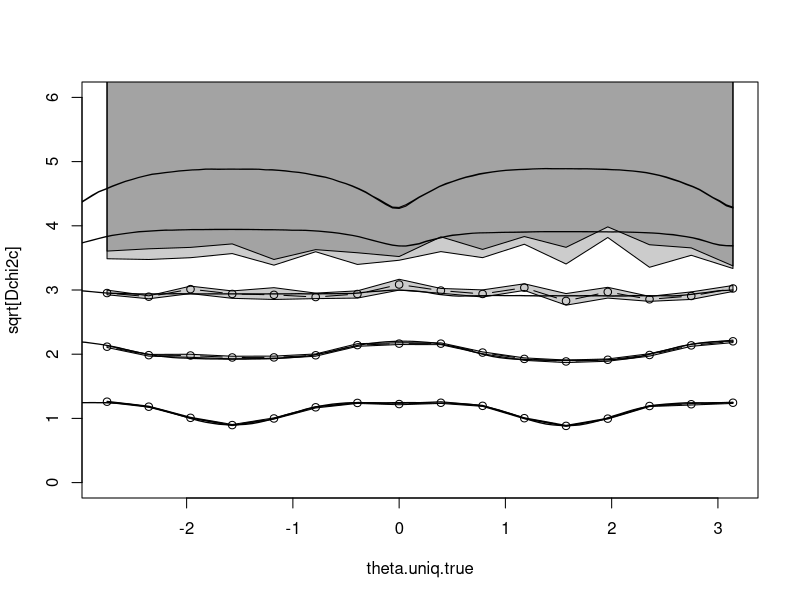
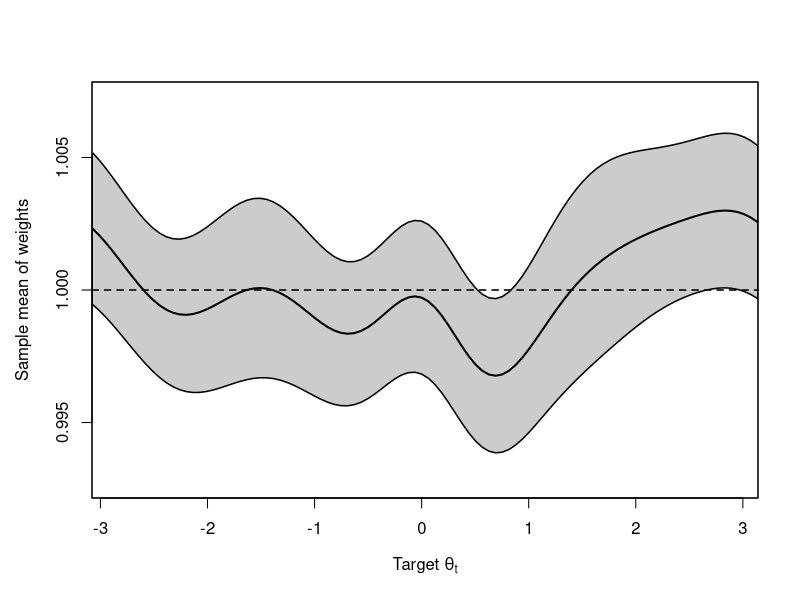
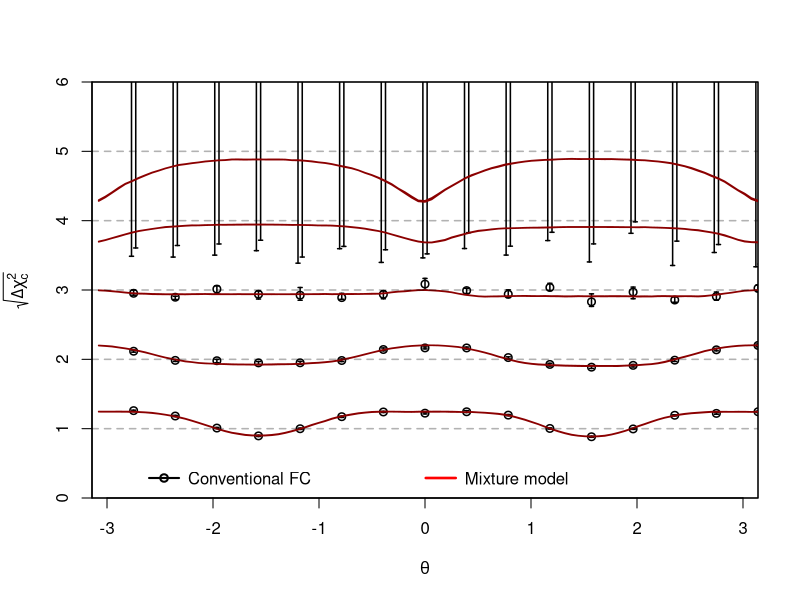
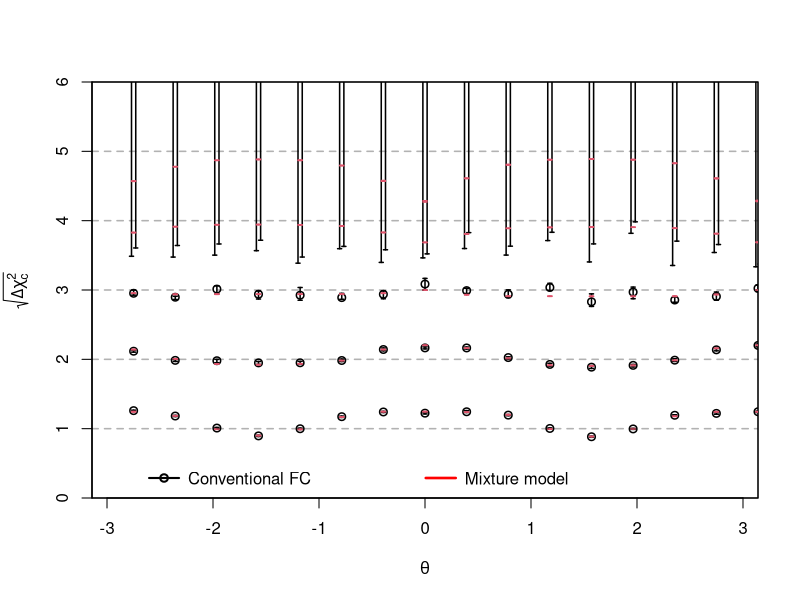
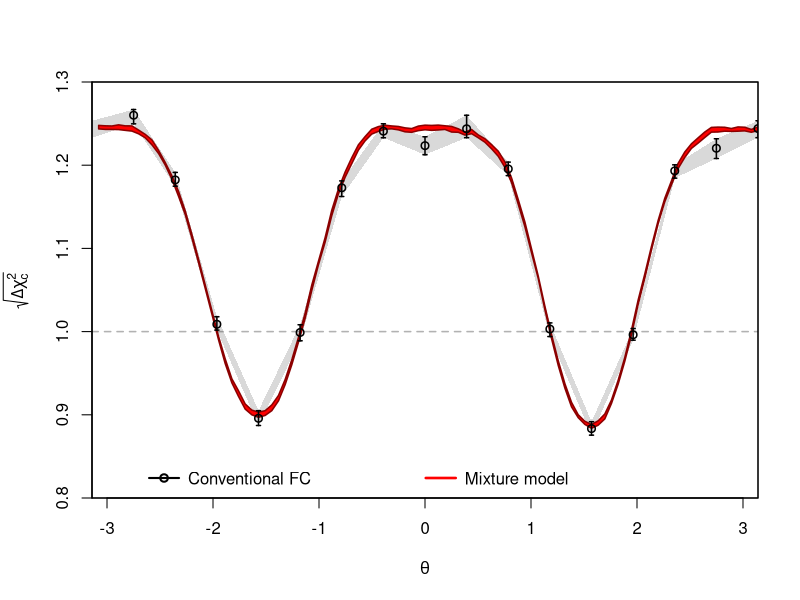
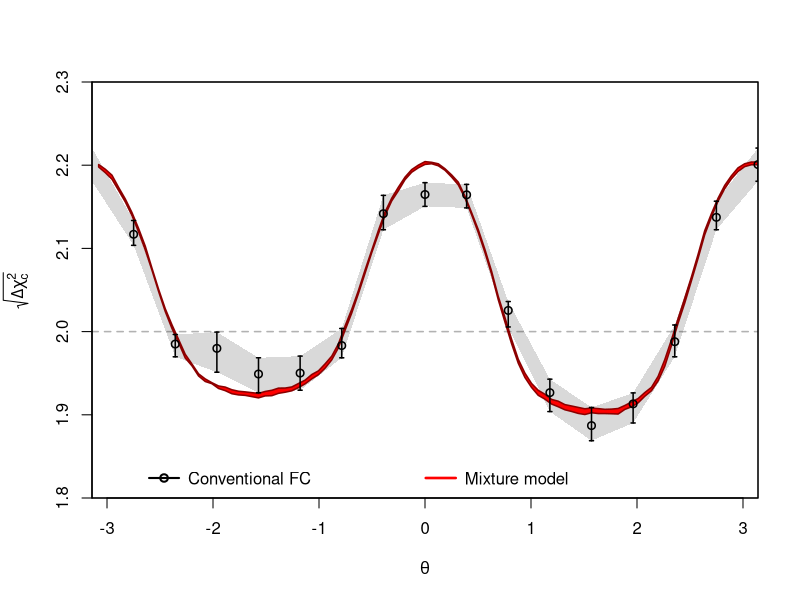
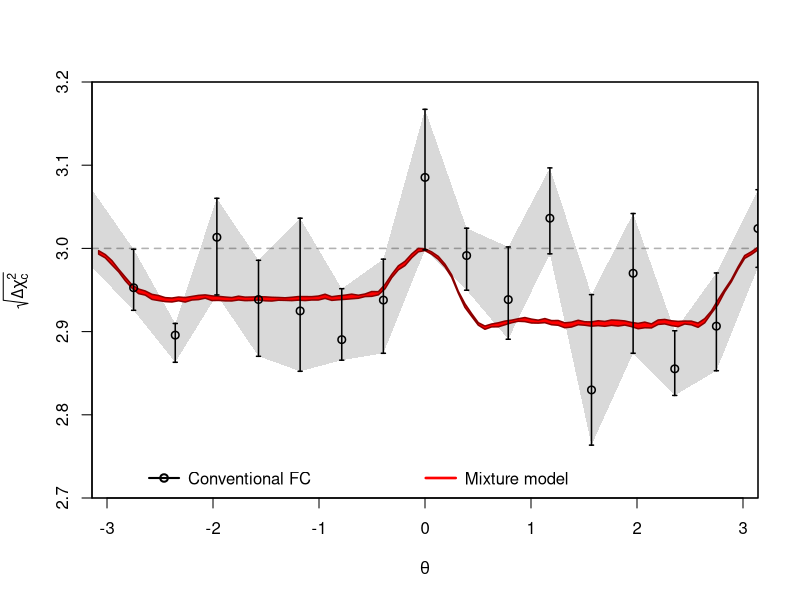
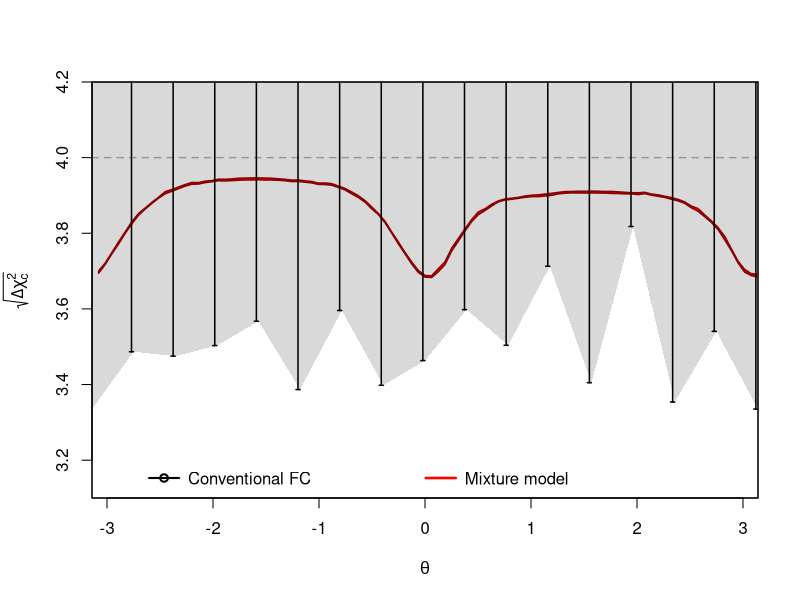

These figures' R source, in order:
set.seed(1387517)

Ntrue = 16
theta.uniq.true = seq(-pi,pi,length=Ntrue+1)[-1]

Ntoys.per.true = 10000
Ntoys = Ntrue*Ntoys.per.true
theta.true = array(theta.uniq.true, Ntoys) # [Ntoys] but can reshape to [Ntrue,Ntoys.per.true]

# needs adjustment
epsilon.plot = 0.3

setwd(sprintf("20220528-mixturepaper-expfamily_rsrc/20230311-01-T2K-%dtrue-%dtoys", Ntrue, Ntoys.per.true))

get.lambda = function(theta) {
  B = 10
  Ntheta = length(theta)
  b = rep(seq(B), Ntheta)
  theta = rep(theta, each=B)
  A = 40.
  J = -1/4
  f = 1.
  epsilon = (b - (B+1)/2.) / B
  P = 0.25 * (1. - epsilon*epsilon)
  return(array(A * P * (1 + J * sin(theta + f*epsilon)), c(B,Ntheta)))
}

# observations
Nnu = length(get.lambda(0.))

lambda.true = get.lambda(theta.true)
nu.toy = array(rpois(Nnu*Ntoys, lambda.true), c(Nnu,Ntoys))

# now compute the chi2 at each POI value
Nfit = 100
theta.fit = seq(-pi,pi,length=Nfit+1)[-1]
lambda.fit = array(get.lambda(theta.fit), c(Nnu,Nfit))

get.chi2.pertoy = function(nu.toy, lambda.toy) {
  # @param  nu.toy [Nnu,Ntoys]
  # @param  lambda.toy [Nnu,Ntoys]
  # @return [Ntoys]
  
  nobs = nu.toy
  npred = lambda.toy
  
  nll = colSums((npred - nobs) - ifelse(nobs > 0., nobs*(log(npred) - log(nobs)), 0.))
  2.*nll
}

get.chi2 = function(nu.toy, lambda.fit) {
  # @param  nu.toy [Nnu,Ntoys]
  # @param  lambda.fit [Nnu,Nfit]
  # @return [Nfit,Ntoys]
  
  t(apply(lambda.fit, 2, function(lambda.one.fit) {
    # dpois(nu.toy, lambda.one.fit %o% rep(1., Ntoys), log=TRUE)
    nobs = nu.toy
    npred = lambda.one.fit %o% rep(1., dim(nu.toy)[2])
    get.chi2.pertoy(nobs, npred)
  }))
}

chi2.fit.toy = get.chi2(nu.toy, lambda.fit) # [Nfit, Ntoys]
# sum(is.na(chi2.fit.toy))

theta.toy = apply(chi2.fit.toy, 2, function(chi2.fit.onetoy) {
  theta.fit[which.min(chi2.fit.onetoy)]
}) # [Ntoys]
chi2.toy.min = apply(chi2.fit.toy, 2, function(chi2.fit.onetoy) {
  min(chi2.fit.onetoy)
}) # [Ntoys]

chi2.toy.true = get.chi2.pertoy(nu.toy, lambda.true) # [Ntoy]
Dchi2.toy.true = chi2.toy.true - chi2.toy.min # [Ntoys]

# now reformat
# sanity check:
assertthat::are_equal(array(theta.true,c(Ntrue,Ntoys.per.true))[,1], theta.uniq.true)
# then
Dchi2.toy.true = array(Dchi2.toy.true,c(Ntrue,Ntoys.per.true))




# critical values and binomial CI for conventional FC

Nprob = 5
qprobs = pchisq((1:Nprob)^2,1)

qprobs.ci = sapply(qprobs, function(p) { binom.test(round(p*Ntoys.per.true), Ntoys.per.true, conf.leve=0.683)$conf.int }) # [Nci,Nprobs]

Dchi2c.max = 100.
Dchi2c = apply(Dchi2.toy.true, 1, function(Dchi2.per.true) {
  quantile(c(Dchi2.per.true,Dchi2c.max), qprobs)
}) # [Nprob,Ntrue]
Dchi2c.ci = apply(Dchi2.toy.true, 1, function(Dchi2.per.true) {
  quantile(c(Dchi2.per.true,Dchi2c.max), qprobs.ci)
}) # [Nci*Nprob,Ntrue]
Dchi2c.ci = array(Dchi2c.ci, c(2,Nprob,Ntrue))





# mixture FC

lambda.uniq.true = get.lambda(theta.uniq.true)

# sampling probability from each true value
chi2smpl.toy.mixt.alltrue = get.chi2(nu.toy, lambda.uniq.true) # [Ntrue,Ntoys]
chi2smpl.toy.mixt = apply(chi2smpl.toy.mixt.alltrue, 2, function(chi2.fit.onetoy) {
  -2.*log(mean(exp(-0.5*chi2.fit.onetoy)))
}) # [Ntoys]

# shorthands
chi2smpl.fit.toy = chi2.fit.toy
Dchi2.fit.toy = chi2.fit.toy - rep(1,Nfit) %o% chi2.toy.min

# weights
weight.mixt = exp(-0.5*t(t(chi2smpl.fit.toy) - chi2smpl.toy.mixt)) # [Nfit,Ntoys]

# critical values
Dchi2c.mixt.v3 = sapply(1:Nfit, function(ifit.trgt) {
  ord = order(Dchi2.fit.toy[ifit.trgt,], decreasing=TRUE)
  y.srt = Dchi2.fit.toy[ifit.trgt,][ord]
  w.srt = weight.mixt[ifit.trgt,][ord]
  c.srt = cumsum(w.srt) / length(ord)
  # plot(c.srt, type='l', log='y', ylim=c(1e-6,1))
  # plot(c.srt, y.srt, type='l', log='x', xlim=c(1e-6,1), ylim=c(0.,25.))
  
  approx(c.srt, y.srt, 1.-qprobs)$y
}) # [Nprob,Nfit.trgt]

Dchi2c.mixt = Dchi2c.mixt.v3


# bootstrap error estimate
Nboot = 10
Dchi2c.mixt.boot = sapply(1:Nboot, function(iboot) {
  itoy.boot = sample(1:Ntoys, Ntoys, replace=TRUE)
  sapply(1:Nfit, function(ifit.trgt) {
    ord = order(Dchi2.fit.toy[ifit.trgt,itoy.boot], decreasing=TRUE)
    y.srt = Dchi2.fit.toy[ifit.trgt,itoy.boot][ord]
    w.srt = weight.mixt[ifit.trgt,itoy.boot][ord]
    c.srt = cumsum(w.srt) / length(ord)
    # plot(c.srt, type='l', log='y', ylim=c(1e-6,1))
    # plot(c.srt, y.srt, type='l', log='x', xlim=c(1e-6,1), ylim=c(0.,25.))

    approx(c.srt, y.srt, 1.-qprobs)$y
  }) # [Nprob,Nfit.trgt]
}) # [Nprob*Nfit.trgt,Nboot]
# 70 sec
Dchi2c.mixt.boot = array(Dchi2c.mixt.boot, c(Nprob,Nfit,Nboot))

Dchi2c.mixt.boot.mean = apply(Dchi2c.mixt.boot, c(1,2), mean) # [Nprob,Nfit]
Dchi2c.mixt.boot.sd   = apply(Dchi2c.mixt.boot, c(1,2), sd  )

Dchi2c.mixt.ci = rbind(
  Dchi2c.mixt.boot.mean + Dchi2c.mixt.boot.sd,
  Dchi2c.mixt.boot.mean - Dchi2c.mixt.boot.sd
)
Dchi2c.mixt.ci = array(Dchi2c.mixt.ci, c(Nprob,2,Nfit))
Dchi2c.mixt.ci = aperm(Dchi2c.mixt.ci, c(2,1,3)) # [Nci,Nprob,Nfit]



##############
# Make plots #
##############

customPDF = function(file) {
  pdf(file=file, 5, 5, family="serif")
  par(lwd=1.5, mar=c(5.1, 4.1+0.5, 4.1, 2.1))
}

weight.mixt.mean = apply(weight.mixt,1,mean)
weight.mixt.sd   = apply(weight.mixt,1,sd)
weight.mixt.mean.se = weight.mixt.sd / sqrt(apply(weight.mixt,1,length))

# sanity check (should be about 1)
customPDF("sum-of-weights.pdf")
plot(theta.fit, weight.mixt.mean, ylim=1 + 2.*c(-1,1)*max(weight.mixt.mean.se), type='l', lwd=2, xaxs='i', xlab=expression("Target "*theta[t]), ylab='Sample mean of weights')
polygon(c(theta.fit,rev(theta.fit)), c(
  weight.mixt.mean + weight.mixt.mean.se,
  rev(
    weight.mixt.mean - weight.mixt.mean.se
  )
),col=rgb(0,0,0,0.2))
abline(h=1, lty=2)
dev.off()


# comparison with binomial CI as bands
plot(theta.uniq.true, theta.uniq.true, 'n', ylim=c(0.,6.), ylab='sqrt[Dchi2c]')
for (iprob in 1:Nprob) {
  polygon(c(theta.uniq.true,rev(theta.uniq.true)), c(sqrt(Dchi2c.ci[1,iprob,]),rev(sqrt(Dchi2c.ci[2,iprob,]))), col=rgb(0,0,0,0.2))
  lines(theta.uniq.true, sqrt(Dchi2c[iprob,]), type='b')
}
for (iprob in 1:Nprob) {
  polygon(c(theta.fit,rev(theta.fit)), c(sqrt(Dchi2c.mixt.ci[1,iprob,]),rev(sqrt(Dchi2c.mixt.ci[2,iprob,]))), col=rgb(1,0,0,0.2))
  # lines(theta.fit, sqrt(Dchi2c.mixt[iprob,]), type='b', col=2, pch=4)
}




# error bands (mixture) vs. error bars (conventional)
ifit.match.true = sapply(theta.uniq.true, function(t) { which.min(abs(theta.fit - t)) })
for (interpolateMixt in c(TRUE, FALSE)) {
  customPDF(sprintf("critical-bands%s.pdf", ifelse(interpolateMixt, "", "-nointerp")))
  plot(theta.uniq.true, theta.uniq.true, 'n', ylim=c(0.,6.), ylab=expression(sqrt(Delta*chi[c]^2)), xlab=expression(theta), xlim=c(-pi,pi), xaxs='i', yaxs='i')
  for (iprob in 1:Nprob) {
    # polygon(c(theta.uniq.true,rev(theta.uniq.true)), c(sqrt(Dchi2c.ci[1,iprob,]),rev(sqrt(Dchi2c.ci[2,iprob,]))), col=rgb(0,0,0,0.2))
    xoffset = 0
    if (iprob == 4) { xoffset = -0.02; }
    if (iprob == 5) { xoffset = +0.02; }
    arrows(
      x0=theta.uniq.true+xoffset,
      y0=sqrt(Dchi2c.ci[1,iprob,]),
      x1=theta.uniq.true+xoffset,
      y1=sqrt(Dchi2c.ci[2,iprob,]),
      length=0.02,
      code=3,
      angle=90
    )
    points(theta.uniq.true+xoffset, sqrt(Dchi2c[iprob,]))
  }
  for (iprob in 1:Nprob) {
    if (interpolateMixt) {
      polygon(c(theta.fit,rev(theta.fit)), c(sqrt(Dchi2c.mixt.ci[1,iprob,]),rev(sqrt(Dchi2c.mixt.ci[2,iprob,]))), col=rgb(1,0,0), border='darkred')
      # lines(theta.fit, sqrt(Dchi2c.mixt[iprob,]), type='b', col=2, pch=4)
    }
    else {
      arrows(
        x0=theta.uniq.true,
        y0=sqrt(Dchi2c.mixt.ci[1,iprob,ifit.match.true]),
        x1=theta.uniq.true,
        y1=sqrt(Dchi2c.mixt.ci[2,iprob,ifit.match.true]),
        length=0.02,
        code=3,
        angle=90,
        col=2,
        lwd=1.5
      )
    }
  }
  abline(h=sqrt(qchisq(qprobs,1)), lty=2, col=rgb(0,0,0,0.3))
  # legend('bottomleft', c('Conventional FC', 'Mixture model', 'Wilks'), lty=c(1,1,2), col=c("black","red",rgb(0,0,0,0.3)),pch=c(1,NA,NA), lwd=c(1,1.5,1), bty='n', inset=0.03, ncol=3)
  legend('bottom', c('Conventional FC', 'Mixture model'), lty=c(1,1), col=c("black","red"),pch=c(1,NA,NA), lwd=c(2,2.5), bty='n', ncol=2, x.intersp=0.6, text.width=2.2)
  dev.off()
}

# error bands (mixture) vs. error bars (conventional)
plot.crit.ylim.min = c(0.8, 1.8, 2.7, 3.1, 4.2)
plot.crit.ylim.max = c(1.3, 2.3, 3.2, 4.2, 5.2)
for (interpolateMixt in c(TRUE,FALSE)) {
  for (isig in seq(length(plot.crit.ylim.min))) {
    # zoom of 1 sigma critical values
    customPDF(sprintf("critical-bands%s-%dsig.pdf", ifelse(interpolateMixt, "", "-nointerp"), isig))
    plot(theta.uniq.true, theta.uniq.true, 'n', ylim=c(plot.crit.ylim.min[isig],plot.crit.ylim.max[isig]), ylab=expression(sqrt(Delta*chi[c]^2)), xlab=expression(theta), xlim=c(-pi,pi), xaxs='i', yaxs='i')
    abline(h=sqrt(qchisq(qprobs,1)), lty=2, col=rgb(0,0,0,0.3))
    for (iprob in isig) {
      polygon(
        c(
          c(theta.uniq.true-2*pi, theta.uniq.true),
          rev(c(theta.uniq.true-2*pi, theta.uniq.true))
        ),
        c(
          sqrt(rep(Dchi2c.ci[1,iprob,],2)),
          rev(sqrt(rep(Dchi2c.ci[2,iprob,],2)))
        ), col=rgb(0,0,0,0.15), border=FALSE)
   }
    for (iprob in isig) {
      if (interpolateMixt) {
        polygon(c(theta.fit,rev(theta.fit)), c(sqrt(Dchi2c.mixt.ci[1,iprob,]),rev(sqrt(Dchi2c.mixt.ci[2,iprob,]))), col=rgb(1,0,0), border='darkred')
        # lines(theta.fit, sqrt(Dchi2c.mixt[iprob,]), type='b', col=2, pch=4)
      }
      else {
        arrows(
          x0=theta.uniq.true,
          y0=sqrt(Dchi2c.mixt.ci[1,iprob,ifit.match.true]),
          x1=theta.uniq.true,
          y1=sqrt(Dchi2c.mixt.ci[2,iprob,ifit.match.true]),
          length=0.02,
          code=3,
          angle=90,
          col=2,
          lwd=1.5
        )
      }
    }
    for (iprob in isig) {
      # polygon(c(theta.uniq.true,rev(theta.uniq.true)), c(sqrt(Dchi2c.ci[1,iprob,]),rev(sqrt(Dchi2c.ci[2,iprob,]))), col=rgb(0,0,0,0.2))
      xoffset = 0
      if (iprob == 4) { xoffset = -0.02; }
      if (iprob == 5) { xoffset = +0.02; }
      arrows(
        x0=theta.uniq.true+xoffset,
        y0=sqrt(Dchi2c.ci[1,iprob,]),
        x1=theta.uniq.true+xoffset,
        y1=sqrt(Dchi2c.ci[2,iprob,]),
        length=0.02,
        code=3,
        angle=90
      )
      points(theta.uniq.true+xoffset, sqrt(Dchi2c[iprob,]))
    }
    # legend('bottomleft', c('Conventional FC', 'Mixture model', 'Wilks'), lty=c(1,1,2), col=c("black","red",rgb(0,0,0,0.3)),pch=c(1,NA,NA), lwd=c(1,1.5,1), bty='n', inset=0.03, ncol=3)
    legend('bottom', c('Conventional FC', 'Mixture model'), lty=c(1,1), col=c("black","red"),pch=c(1,NA,NA), lwd=c(2,2.5), bty='n', ncol=2, x.intersp=0.6, text.width=2.2)
    dev.off()
  }
}


# toy distribution
require(plotrix) # for weighted histogram

Dchi2.hist.bins = seq(0.,32.,len=100)
Dchi2.hist.bins.centers = (Dchi2.hist.bins[-1]+Dchi2.hist.bins[-length(Dchi2.hist.bins)])/2.

# the following two are -pi/2
itrue = 4
ifit.trgt = 25
theta.uniq.true[itrue]
theta.fit[ifit.trgt]
C.plot = 1.

Dchi2.hist.std = weighted.hist(
  pmax(pmin(c(Dchi2.toy.true[itrue,]),max(Dchi2.hist.bins)), 0.),
  breaks=Dchi2.hist.bins,
  plot=FALSE
)$counts
Dchi2.hist.std.nonneg = ifelse(Dchi2.hist.std > 0, Dchi2.hist.std, 1e-11)

Dchi2.hist.mixt.unweighted = weighted.hist(
  pmax(pmin(c(Dchi2.fit.toy[ifit.trgt,]),max(Dchi2.hist.bins)), 0.),
  breaks=Dchi2.hist.bins,
  plot=FALSE
)$counts
Dchi2.hist.mixt.unweighted.nonneg = ifelse(Dchi2.hist.mixt.unweighted > 0, Dchi2.hist.mixt.unweighted, 1e-11)

Dchi2.hist.mixt = weighted.hist(
  pmax(pmin(c(Dchi2.fit.toy[ifit.trgt,]),max(Dchi2.hist.bins)), 0.),
  weight.mixt[ifit.trgt,],
  breaks=Dchi2.hist.bins,
  plot=FALSE
)$counts/Ntrue
Dchi2.hist.mixt.w2 = weighted.hist(
  pmax(pmin(c(Dchi2.fit.toy[ifit.trgt,]),max(Dchi2.hist.bins)), 0.),
  weight.mixt[ifit.trgt,]^2,
  breaks=Dchi2.hist.bins,
  plot=FALSE
)$counts/Ntrue^2
Dchi2.hist.mixt.nonneg    = ifelse(Dchi2.hist.mixt > 0, Dchi2.hist.mixt, 1e-11)
Dchi2.hist.mixt.w2.nonneg = ifelse(Dchi2.hist.mixt > 0, Dchi2.hist.mixt.w2, 1e-11)
Dchi2.hist.mixt.se = sqrt(Dchi2.hist.mixt.w2.nonneg)

histWithoutErrorBars = function(bins, n, col=1, lty=1) {
  # bins will have one more entry than n
  lines(bins, c(n,1e-11), type='s', col=col, lty=lty)
}
histWithBinomErrorBars = function(binCenters, n, col=1, showZeros=FALSE) {
  # ci = binconf(n, sum(n), alpha=1-pchisq(1^2,1), "wilson")
  # ci = BinomCI(n, sum(n), conf.level = pchisq(1^2,1), method = "wilson")
  ci = sapply(n, function(x) { binom.test(x, sum(n), pchisq(1^2,1))$conf.int*sum(n) }) # clopper-pearson
  arrows(
    x0=binCenters[showZeros | n>0],
    y0=pmax(ci[1,],1e-11)[showZeros | n>0],
    x1=binCenters[showZeros | n>0],
    y1=ci[2,][showZeros | n>0],
    length=0.,
    code=3,
    angle=90,
    col=col
  )
  hollowCircle = 1
  solidCircle = 20
  points(binCenters, n, col=col, pch=solidCircle)
}
histWithErrorBands = function(bins, w, w2, col=1, border=1) {
  # bins will have one more entry than w and w2
  se = sqrt(w2)
  polygon(
    c(rep(bins,each=2)[-1],rev(rep(bins,each=2)[-1])),
    c(rep(w+se,each=2),1e-11,1e-11,rev(rep(w-se,each=2))),
    col=col,
    border=border
  )
}

# plot
for (withMixture in c(FALSE, TRUE)) {
  customPDF(sprintf("toys-std%d-mixture%d%s.pdf", itrue, ifit.trgt, ifelse(withMixture, "", "-nomix")))
  plot( Dchi2.hist.bins, pmax(Dchi2.hist.bins,1e-11), type='n', col=2, xaxs='i', log='y', ylim=range(subset(data.frame(v=c(Dchi2.hist.mixt,Dchi2.hist.std,Dchi2.hist.mixt.unweighted)), v>0)$v), ylab='Number of pseudo-experiments', xlab=expression(Delta*chi[t]^2), xlim=c(0,25))
  
  for (iprob in 1:Nprob) {
    abline(v=Dchi2c.mixt[iprob,ifit.trgt], col='gray', lty=2)
  }
  
  histWithBinomErrorBars(Dchi2.hist.bins.centers, Dchi2.hist.std, col=1, showZeros=TRUE)
  histWithBinomErrorBars(Dchi2.hist.bins.centers, Dchi2.hist.mixt.unweighted, col=4, showZeros=TRUE)
  
  # histWithoutErrorBars(Dchi2.hist.bins, Dchi2.hist.mixt, col=2)
  if (withMixture) {
    histWithErrorBands(Dchi2.hist.bins, Dchi2.hist.mixt.nonneg, Dchi2.hist.mixt.w2.nonneg, col=rgb(1,0,0,0.5), border=2)
  }
  # lines(Dchi2.hist.bins.centers, Dchi2.hist.mixt+Dchi2.hist.mixt.se, type='s', col=5)
  # lines(Dchi2.hist.bins.centers, Dchi2.hist.mixt-Dchi2.hist.mixt.se, type='s', col=5)
  
  histWithoutErrorBars(Dchi2.hist.bins, Dchi2.hist.mixt.nonneg * (C.plot + exp(+0.5*Dchi2.hist.bins.centers-0.5*epsilon.plot)), col=3)
  # histWithoutErrorBars(Dchi2.hist.bins, Dchi2.hist.std.nonneg, col=1)
  # histWithoutErrorBars(Dchi2.hist.bins, Dchi2.hist.mixt.unweighted.nonneg, col=4)
  
  leg.items = c('Conventional FC','Weighted mixture','Unweighted mixture','Theoretical lower limit')
  leg.col = c(1,2,4,3)
  if (!withMixture) {
    leg.items = leg.items[-2]
    leg.col = leg.col[-2]
  }
  legend('bottomleft', leg.items,lty=1,col=leg.col,bg="white")
  dev.off()
}


# plot of estimated errors on critical values
Pmixt = Dchi2.hist.mixt.nonneg / Ntoys.per.true
Dchi2max.plot = rev(Dchi2.hist.bins)[1]
Pmax = rev(Pmixt)[1] # technically not exact but should do

y.plot = Dchi2.hist.bins.centers
ymax.plot = pmax(y.plot,Dchi2max.plot)
A.plot = 1/(C.plot + exp(0.5*(y.plot - epsilon.plot)))
B.plot = 1/(C.plot+1) - A.plot
S.plot = Ntrue
gamma.plot = (A.plot + B.plot*Pmax/Pmixt - 1/S.plot*Pmixt) / (1 - Pmixt)

dPconv = sqrt((1.-Pmixt)/Pmixt/sum(Dchi2.hist.std))
dPmixt.upper = dPconv * sqrt(gamma.plot)

customPDF(sprintf("relerr-std%d-mixture%d.pdf", itrue, ifit.trgt))
plot(Dchi2.hist.bins.centers, Dchi2.hist.bins.centers, 'n', col=1, ylim=c(1e-2,0.2), log='y', ylab="Estimated relative error on CDF estimate", xlab=expression(Delta*chi[t]^2), xaxs='i', xlim=c(0,25))
lines(Dchi2.hist.bins.centers, dPconv, 'l', col=1, lty=1)
lines(Dchi2.hist.bins.centers, dPmixt.upper, 'l', col=4, lty=2)
lines(Dchi2.hist.bins.centers, Dchi2.hist.mixt.se / Dchi2.hist.mixt.nonneg, 'l', col=2)
legend('bottomright', c('Conventional FC','Mixture FC (bootstrap)',expression('Upper bound on '*gamma)),lty=c(1,1,2),col=c(1,2,4),bty="n")
dev.off()




# toys at various theta
for (withMixture in c(FALSE, TRUE)) {
  customPDF(sprintf("toys-fewtrue%s.pdf", ifelse(withMixture, "", "-nomix")))
  plot( Dchi2.hist.bins, 0.*Dchi2.hist.bins, type='n', col=2, xaxs='i', log='y', yaxs='i', ylim=c(0.8,1e5), ylab='Number of pseudo-experiments', xlab=expression(Delta*chi[t]^2), xlim=c(0,25))

  for (iprob in 1:Nprob) {
    abline(v=Dchi2c.mixt[iprob,ifit.trgt], col='gray', lty=2)
  }

  df.pts.name =  c(expression("Sampling "*theta*" = "*-pi*"/2 (target)"), expression("Sampling "*theta*" = 0"), expression("Sampling "*theta*" = "*+pi*"/2"), bquote("Mixture of "*.(sprintf("%s", Ntrue))*" "*theta*"-values"))
  df.pts = data.frame(
    col = c(1,2,3,4),
    itrue = c( Ntrue%/%4, Ntrue %/% 2, 3*Ntrue%/%4, -1)
  )
  
  if (!withMixture) {
    df.pts = df.pts[-length(df.pts.name),]
    df.pts.name = df.pts.name[-length(df.pts.name)]
  }

  for (ipt in seq(df.pts$col)) {
    itrue = df.pts$itrue[ipt]
    ifit.trgt = 25 # always -pi/2

    d = Dchi2.fit.toy[ifit.trgt,]
    if (itrue > 0) {
      d = array(d, c(Ntrue,Ntoys.per.true))[itrue,]
    }
    Dchi2.hist.mixt.unweighted = weighted.hist(
      pmax(pmin(c(d),max(Dchi2.hist.bins)), 0.),
      breaks=Dchi2.hist.bins,
      plot=FALSE
    )$counts
    Dchi2.hist.mixt.unweighted.nonneg = ifelse(Dchi2.hist.mixt.unweighted > 0, Dchi2.hist.mixt.unweighted, 1e-11)

    # lines(Dchi2.hist.bins.centers, Dchi2.hist.mixt.unweighted.nonneg , type='s', col=df.pts$col[ipt])
    # histWithoutErrorBars(Dchi2.hist.bins, Dchi2.hist.mixt.unweighted.nonneg, col=df.pts$col[ipt])
    histWithBinomErrorBars(Dchi2.hist.bins.centers, Dchi2.hist.mixt.unweighted, col=df.pts$col[ipt])
  }
  legend('topright', legend=df.pts.name, lty=1, col=df.pts$col, bg="white")
  dev.off()
}

# epsilon
chi2.toy.mingrid = apply(chi2smpl.toy.mixt.alltrue, 2, function(chi2.fit.onetoy) {
  min(chi2.fit.onetoy)
}) # [Ntoys]

# the following two are -pi/2
ifit.trgt = 25
theta.fit[ifit.trgt]

customPDF(sprintf("epsilon.pdf", itrue, ifit.trgt))
plot(
  Dchi2.fit.toy[ifit.trgt,1:10000],
  (chi2.toy.mingrid - chi2.toy.min)[1:10000],
  pch='.',
  xaxs='i',
  yaxs='i',
  ylim=c(0.,1.1*epsilon.plot),
  col=2,
  xlab=expression(Delta*chi[t]^2),
  ylab=expression(Delta*chi^2*(hat(theta)[S]))
)
abline(h=epsilon.plot, lty=2)
dev.off()




# the following two are -pi/2
itrue = 4
ifit.trgt = 25
theta.uniq.true[itrue]
theta.fit[ifit.trgt]

Dchi2.plot = seq(0., 40., len=400)
wL.plot = exp(-0.5*Dchi2.plot)
wU.plot = Nnu * exp(-0.5*(Dchi2.plot - epsilon.plot))

customPDF(sprintf("weights.pdf", itrue, ifit.trgt))
plot(
  Dchi2.fit.toy[ifit.trgt,1:10000],
  weight.mixt[ifit.trgt,1:10000],
  pch='.',
  log='y',
  xaxs='i',
  col=2,
  xlab=expression(Delta*chi[t]^2),
  ylab='Pseudo-experiment weight',
  xlim=range(Dchi2.plot)
)
points(
  Dchi2.toy.true[itrue,],
  1 + 0*Dchi2.toy.true[itrue,],
  pch='.'
)
lines(Dchi2.plot, wL.plot, lty=2, col=4)
lines(Dchi2.plot, wU.plot, lty=2, col=4)
legend('bottomleft', c('Conventional Feldman-Cousins','Mixture Feldman-Cousins','Theoretical bounds'), col=c(1,2,4), lty=c(1,1,2), bty='n')
dev.off()



# Plot upper bound on gamma

setwd(sprintf("/Users/lukasb/Documents/Uni/v-Research/p-theta/20220528-mixturepaper-expfamily_rsrc/20230320-02-generic"))

customPDF = function(file) {
  pdf(file=file, 5, 5, family="serif")
  par(lwd=1.5, mar=c(5.1, 4.1+0.5, 4.1, 2.1))
}

customPDF("gamma.pdf")
Dchi2max = 35
y = seq(0,40,len=400)
ymax = pmax(y,Dchi2max)
k = 1
P = 1.-pchisq(y,k)
Pmax = 1.-pchisq(ymax,k)

C = 1
epsilon = 1
A = 1/(C + exp(0.5*(y - epsilon)))
B = 1/(C+1) - A
S = 10
gamma = (A + B*Pmax/P - 1/S*P) / (1 - P)
plot(y, A/(1-P), 'l', log='y', col=2, ylab=expression('Upper bound on '*gamma),
ylim=c(0.5e-4,3*S), xaxs='i', yaxs='i', yaxt="n") # , xaxt="n")
lines(y, B*Pmax/P/(1-P), col=3)
lines(y, gamma, col=1)
abline(h=1, lty=3)
axis(2, at=c(1,1e-2,1e-4), labels=c(expression(1), expression(10^-2), expression(10^-4)), las=1)
axis(1, at=c(epsilon, Dchi2max), labels=c(expression(epsilon), expression(Delta*chi[max]^2)), col.axis=4, col=4)
abline(v=c(epsilon,Dchi2max), lty=2, col=4)
legend("top", c("Total", expression(y <= Y(x)*" < "*Delta*chi[max]^2), expression(Y(x) >= Delta*chi[max]^2)), lty=1, col=1:3, bty="n")
box()
dev.off()


# Plot relative error on estimated CDF

customPDF("variance.pdf")
nexp = 10000
varCDFconv = 1/nexp*P*(1-P)
varCDFmix  = varCDFconv*gamma

plot(y, sqrt(varCDFconv)/P, 'l', log='y', col=2, ylab=expression('Relative error on estimated CDF'), xaxs='i', yaxs='i', yaxt="n")
lines(y, sqrt(varCDFmix)/P, col=3)
axis(2, at=c(1e-2,1e-1,1,1e1,1e2), labels=c(expression(10^-2), expression(10^-1), 1, 10, 100), las=1)
axis(1, at=c(epsilon, Dchi2max), labels=c(expression(epsilon), expression(Delta*chi[max]^2)), col.axis=4, col=4)
abline(h=0.1, lty=3)
abline(v=c(epsilon,Dchi2max), lty=2, col=4)
legend("top", c("Conventional FC", "Mixture FC (upper bound)"), lty=1, col=2:3, bty="n")
box()
dev.off()



# Plot expected number of events for different values of dCP #

customPDF("lambda.pdf")
plot(seq(Nnu+1), type='n', xaxs='i', yaxs='i', ylim=c(0,14), xlab="Bin index", ylab="Predicted events per bin")
histWithoutErrorBars(seq(0,Nnu)+1, get.lambda(-pi/2), col=3, lty=6)
histWithoutErrorBars(seq(0,Nnu)+1, get.lambda(0)    , col=1, lty=1)
histWithoutErrorBars(seq(0,Nnu)+1, get.lambda(+pi/2), col=4, lty=4)
histWithoutErrorBars(seq(0,Nnu)+1, get.lambda(pi)   , col=2, lty=5)
legend("bottomleft", c(expression(delta[CP] == -pi/2),
                   expression(delta[CP] ==  0),
                   expression(delta[CP] == +pi/2),
                   expression(delta[CP] ==  pi)), col=c(3,1,4,2), lty=c(6,1,4,5), bty="n")
box()
dev.off()
